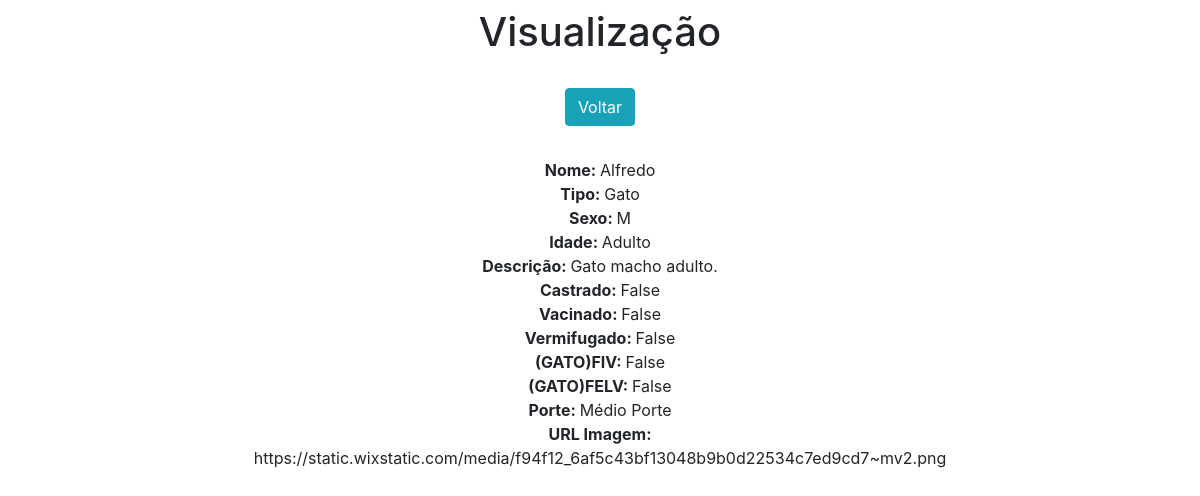
Screenshot of /admin-accg/animal/1/ with the database file from the repository.
### app/models.py (models this page shows)
class Animais(models.Model):
    sexo = {
        "F": "Fêmea",
        "M": "Macho",
    }
    tipo = {
        "Gato": "Gato",
        "Cachorro": "Cachorro",
    }
    porte = {
        "Pequeno Porte": "Pequeno Porte",
        "Médio Porte": "Médio Porte",
        "Grande Porte": "Grande Porte",
    }
    idade = {
        "Filhote": "Filhote",
        "Adulto": "Adulto",
        "Idoso": "Idoso",
    }
    nome = models.CharField(max_length=30)
    idade = models.CharField(max_length=10, choices=idade)
    descricao = models.TextField()
    castrado = models.BooleanField()
    vacinado = models.BooleanField()
    vermifugado = models.BooleanField()
    fiv = models.BooleanField(default=False)
    felv = models.BooleanField(default=False)
    sexo = models.CharField(max_length=1, choices=sexo)
    tipo = models.CharField(max_length=10, choices=tipo)
    porte = models.CharField(max_length=20, choices=porte, default=porte["Médio Porte"])
    url_imagem = models.CharField(max_length=100, default="https://static.wixstatic.com/media/f94f12_6af5c43bf13048b9b0d22534c7ed9cd7~mv2.png")

### app/views.py (the view)
# urls.py: path('admin-accg/animal/<int:pk>/', animal, name='animal'),
def animal(request, pk):
    data = {}
    data['db'] = Animais.objects.get(pk=pk)
    return render(request, 'animal.html', data)

### app/templates/animal.html (shortened to what this page needs)
<!DOCTYPE html>
<html lang="pt-br">
<head>
    <link rel="stylesheet" href="https://stackpath.bootstrapcdn.com/bootstrap/4.4.1/css/bootstrap.min.css">
</head>
<body>
    <div class="col-8 m-auto pt-2 pb-2 text-center">
    <h1>Visualização</h1>
</div>
<div class="col-8 m-auto pt-3 pb-2 text-center">
    <a href="/admin-accg/" class="btn btn-info">Voltar</a>
</div>
<div class="col-8 m-auto pt-4 pb-2 text-center">
    <strong>Nome: </strong>{{db.nome}}<br>
    <strong>Tipo: </strong>{{db.tipo}}<br>
    <strong>Sexo: </strong>{{db.sexo}}<br>
    <strong>Idade: </strong>{{db.idade}}<br>
    <strong>Descrição: </strong>{{db.descricao}}<br>
    <strong>Castrado: </strong>{{db.castrado}}<br>
    <strong>Vacinado: </strong>{{db.vacinado}}<br>
    <strong>Vermifugado: </strong>{{db.vermifugado}}<br>
    <strong>(GATO)FIV: </strong>{{db.fiv}}<br>
    <strong>(GATO)FELV: </strong>{{db.felv}}<br>
    <strong>Porte: </strong>{{db.porte}}<br>
    <strong>URL Imagem: </strong>{{db.url_imagem}}<br>
</div>
</body>
</html>

### rows the page displays
Animais: nome "Alfredo", tipo "Gato", sexo "M", idade "Adulto", descricao "Gato macho adulto.", castrado "False", vacinado "False", vermifugado "False", fiv "False", felv "False", porte "Médio Porte", url_imagem "https://static.wixstatic.com/media/f94f12_6af5c43bf13048b9b0d22534c7ed9cd7~mv2.png"
